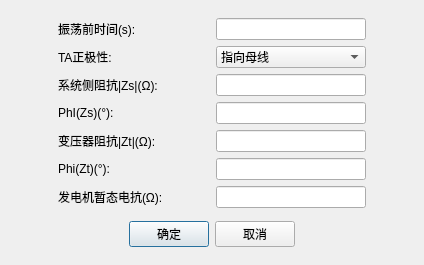
<?xml version="1.0" encoding="UTF-8"?>
<ui version="4.0">
 <class>QSwingTestParasDlg</class>
 <widget class="QDialog" name="QSwingTestParasDlg">
  <property name="geometry">
   <rect>
    <x>0</x>
    <y>0</y>
    <width>424</width>
    <height>265</height>
   </rect>
  </property>
  <property name="minimumSize">
   <size>
    <width>0</width>
    <height>0</height>
   </size>
  </property>
  <property name="maximumSize">
   <size>
    <width>600</width>
    <height>400</height>
   </size>
  </property>
  <property name="windowTitle">
   <string>Dialog</string>
  </property>
  <layout class="QVBoxLayout" name="verticalLayout_2">
   <item>
    <layout class="QGridLayout" name="gridLayout_2">
     <item row="2" column="1">
      <widget class="QLabel" name="m_labSysZs">
       <property name="sizePolicy">
        <sizepolicy hsizetype="Fixed" vsizetype="Preferred">
         <horstretch>0</horstretch>
         <verstretch>0</verstretch>
        </sizepolicy>
       </property>
       <property name="text">
        <string>系统侧阻抗|Zs|(Ω):</string>
       </property>
      </widget>
     </item>
     <item row="6" column="1">
      <widget class="QLabel" name="m_labImpTs">
       <property name="sizePolicy">
        <sizepolicy hsizetype="Fixed" vsizetype="Preferred">
         <horstretch>0</horstretch>
         <verstretch>0</verstretch>
        </sizepolicy>
       </property>
       <property name="text">
        <string>发电机暂态电抗(Ω):</string>
       </property>
      </widget>
     </item>
     <item row="3" column="3">
      <widget class="QSttLineEdit" name="m_editImpSysPh">
       <property name="sizePolicy">
        <sizepolicy hsizetype="Fixed" vsizetype="Fixed">
         <horstretch>0</horstretch>
         <verstretch>0</verstretch>
        </sizepolicy>
       </property>
       <property name="minimumSize">
        <size>
         <width>150</width>
         <height>0</height>
        </size>
       </property>
       <property name="maximumSize">
        <size>
         <width>150</width>
         <height>16777215</height>
        </size>
       </property>
       <property name="focusPolicy">
        <enum>Qt::ClickFocus</enum>
       </property>
      </widget>
     </item>
     <item row="3" column="1">
      <widget class="QLabel" name="m_labSysZsPhi">
       <property name="sizePolicy">
        <sizepolicy hsizetype="Fixed" vsizetype="Preferred">
         <horstretch>0</horstretch>
         <verstretch>0</verstretch>
        </sizepolicy>
       </property>
       <property name="text">
        <string>PhI(Zs)(°):</string>
       </property>
      </widget>
     </item>
     <item row="0" column="3">
      <widget class="QSttLineEdit" name="m_editPreFaultTime">
       <property name="sizePolicy">
        <sizepolicy hsizetype="Fixed" vsizetype="Fixed">
         <horstretch>0</horstretch>
         <verstretch>0</verstretch>
        </sizepolicy>
       </property>
       <property name="minimumSize">
        <size>
         <width>150</width>
         <height>0</height>
        </size>
       </property>
       <property name="maximumSize">
        <size>
         <width>150</width>
         <height>16777215</height>
        </size>
       </property>
       <property name="focusPolicy">
        <enum>Qt::ClickFocus</enum>
       </property>
      </widget>
     </item>
     <item row="4" column="1">
      <widget class="QLabel" name="m_labTransZt">
       <property name="sizePolicy">
        <sizepolicy hsizetype="Fixed" vsizetype="Preferred">
         <horstretch>0</horstretch>
         <verstretch>0</verstretch>
        </sizepolicy>
       </property>
       <property name="text">
        <string>变压器阻抗|Zt|(Ω):</string>
       </property>
      </widget>
     </item>
     <item row="1" column="1">
      <widget class="QLabel" name="m_labCTPos">
       <property name="sizePolicy">
        <sizepolicy hsizetype="Fixed" vsizetype="Preferred">
         <horstretch>0</horstretch>
         <verstretch>0</verstretch>
        </sizepolicy>
       </property>
       <property name="text">
        <string>TA正极性:</string>
       </property>
      </widget>
     </item>
     <item row="1" column="3">
      <widget class="QComboBox" name="m_cbbCTPos">
       <property name="sizePolicy">
        <sizepolicy hsizetype="Fixed" vsizetype="Fixed">
         <horstretch>0</horstretch>
         <verstretch>0</verstretch>
        </sizepolicy>
       </property>
       <property name="minimumSize">
        <size>
         <width>150</width>
         <height>0</height>
        </size>
       </property>
       <property name="maximumSize">
        <size>
         <width>150</width>
         <height>16777215</height>
        </size>
       </property>
       <item>
        <property name="text">
         <string>指向母线</string>
        </property>
       </item>
       <item>
        <property name="text">
         <string>指向线路</string>
        </property>
       </item>
      </widget>
     </item>
     <item row="4" column="3">
      <widget class="QSttLineEdit" name="m_editImpTf">
       <property name="sizePolicy">
        <sizepolicy hsizetype="Fixed" vsizetype="Fixed">
         <horstretch>0</horstretch>
         <verstretch>0</verstretch>
        </sizepolicy>
       </property>
       <property name="minimumSize">
        <size>
         <width>150</width>
         <height>0</height>
        </size>
       </property>
       <property name="maximumSize">
        <size>
         <width>150</width>
         <height>16777215</height>
        </size>
       </property>
       <property name="focusPolicy">
        <enum>Qt::ClickFocus</enum>
       </property>
      </widget>
     </item>
     <item row="6" column="3">
      <widget class="QSttLineEdit" name="m_editImpTs">
       <property name="sizePolicy">
        <sizepolicy hsizetype="Fixed" vsizetype="Fixed">
         <horstretch>0</horstretch>
         <verstretch>0</verstretch>
        </sizepolicy>
       </property>
       <property name="minimumSize">
        <size>
         <width>150</width>
         <height>0</height>
        </size>
       </property>
       <property name="maximumSize">
        <size>
         <width>150</width>
         <height>16777215</height>
        </size>
       </property>
       <property name="focusPolicy">
        <enum>Qt::ClickFocus</enum>
       </property>
      </widget>
     </item>
     <item row="5" column="3">
      <widget class="QSttLineEdit" name="m_editImpTfPh">
       <property name="sizePolicy">
        <sizepolicy hsizetype="Fixed" vsizetype="Fixed">
         <horstretch>0</horstretch>
         <verstretch>0</verstretch>
        </sizepolicy>
       </property>
       <property name="minimumSize">
        <size>
         <width>150</width>
         <height>0</height>
        </size>
       </property>
       <property name="maximumSize">
        <size>
         <width>150</width>
         <height>16777215</height>
        </size>
       </property>
       <property name="focusPolicy">
        <enum>Qt::ClickFocus</enum>
       </property>
      </widget>
     </item>
     <item row="0" column="2">
      <spacer name="horizontalSpacer_2">
       <property name="orientation">
        <enum>Qt::Horizontal</enum>
       </property>
       <property name="sizeHint" stdset="0">
        <size>
         <width>40</width>
         <height>20</height>
        </size>
       </property>
      </spacer>
     </item>
     <item row="0" column="0">
      <spacer name="horizontalSpacer">
       <property name="orientation">
        <enum>Qt::Horizontal</enum>
       </property>
       <property name="sizeHint" stdset="0">
        <size>
         <width>40</width>
         <height>20</height>
        </size>
       </property>
      </spacer>
     </item>
     <item row="2" column="3">
      <widget class="QSttLineEdit" name="m_editImpSys">
       <property name="sizePolicy">
        <sizepolicy hsizetype="Fixed" vsizetype="Fixed">
         <horstretch>0</horstretch>
         <verstretch>0</verstretch>
        </sizepolicy>
       </property>
       <property name="minimumSize">
        <size>
         <width>150</width>
         <height>0</height>
        </size>
       </property>
       <property name="maximumSize">
        <size>
         <width>150</width>
         <height>16777215</height>
        </size>
       </property>
       <property name="focusPolicy">
        <enum>Qt::ClickFocus</enum>
       </property>
      </widget>
     </item>
     <item row="0" column="1">
      <widget class="QLabel" name="m_labSwingTime">
       <property name="sizePolicy">
        <sizepolicy hsizetype="Fixed" vsizetype="Preferred">
         <horstretch>0</horstretch>
         <verstretch>0</verstretch>
        </sizepolicy>
       </property>
       <property name="text">
        <string>振荡前时间(s):</string>
       </property>
      </widget>
     </item>
     <item row="5" column="1">
      <widget class="QLabel" name="m_labTransZtPhi">
       <property name="sizePolicy">
        <sizepolicy hsizetype="Fixed" vsizetype="Preferred">
         <horstretch>0</horstretch>
         <verstretch>0</verstretch>
        </sizepolicy>
       </property>
       <property name="text">
        <string>Phi(Zt)(°):</string>
       </property>
      </widget>
     </item>
     <item row="0" column="4">
      <spacer name="horizontalSpacer_3">
       <property name="orientation">
        <enum>Qt::Horizontal</enum>
       </property>
       <property name="sizeHint" stdset="0">
        <size>
         <width>40</width>
         <height>20</height>
        </size>
       </property>
      </spacer>
     </item>
    </layout>
   </item>
   <item>
    <layout class="QHBoxLayout" name="horizontalLayout">
     <item>
      <spacer name="horizontalSpacer_22">
       <property name="orientation">
        <enum>Qt::Horizontal</enum>
       </property>
       <property name="sizeHint" stdset="0">
        <size>
         <width>40</width>
         <height>20</height>
        </size>
       </property>
      </spacer>
     </item>
     <item>
      <widget class="QPushButton" name="m_btnOk">
       <property name="sizePolicy">
        <sizepolicy hsizetype="Fixed" vsizetype="Fixed">
         <horstretch>0</horstretch>
         <verstretch>0</verstretch>
        </sizepolicy>
       </property>
       <property name="text">
        <string>确定</string>
       </property>
      </widget>
     </item>
     <item>
      <widget class="QPushButton" name="m_btnCancel">
       <property name="sizePolicy">
        <sizepolicy hsizetype="Fixed" vsizetype="Fixed">
         <horstretch>0</horstretch>
         <verstretch>0</verstretch>
        </sizepolicy>
       </property>
       <property name="text">
        <string>取消</string>
       </property>
      </widget>
     </item>
     <item>
      <spacer name="horizontalSpacer_23">
       <property name="orientation">
        <enum>Qt::Horizontal</enum>
       </property>
       <property name="sizeHint" stdset="0">
        <size>
         <width>40</width>
         <height>20</height>
        </size>
       </property>
      </spacer>
     </item>
    </layout>
   </item>
  </layout>
 </widget>
 <customwidgets>
  <customwidget>
   <class>QSttLineEdit</class>
   <extends>QLineEdit</extends>
   <header>../Controls/SttLineEdit.h</header>
  </customwidget>
 </customwidgets>
 <resources/>
 <connections/>
</ui>
